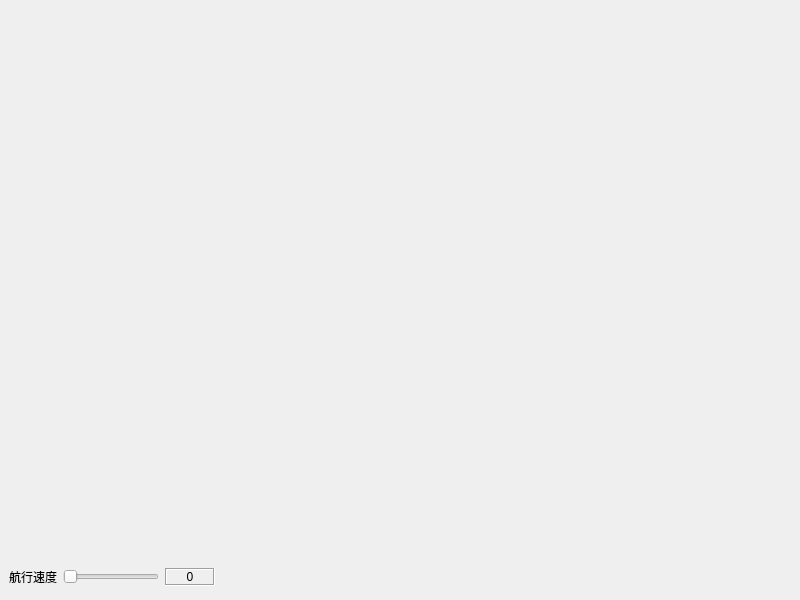
<?xml version="1.0" encoding="UTF-8"?>
<ui version="4.0">
 <class>frmFlightASI</class>
 <widget class="QWidget" name="frmFlightASI">
  <property name="geometry">
   <rect>
    <x>0</x>
    <y>0</y>
    <width>800</width>
    <height>600</height>
   </rect>
  </property>
  <property name="windowTitle">
   <string>Form</string>
  </property>
  <widget class="FlightASI" name="flightASI">
   <property name="enabled">
    <bool>false</bool>
   </property>
   <property name="geometry">
    <rect>
     <x>9</x>
     <y>9</y>
     <width>256</width>
     <height>192</height>
    </rect>
   </property>
   <property name="frameShape">
    <enum>QFrame::NoFrame</enum>
   </property>
   <property name="frameShadow">
    <enum>QFrame::Plain</enum>
   </property>
   <property name="verticalScrollBarPolicy">
    <enum>Qt::ScrollBarAlwaysOff</enum>
   </property>
   <property name="horizontalScrollBarPolicy">
    <enum>Qt::ScrollBarAlwaysOff</enum>
   </property>
   <property name="interactive">
    <bool>false</bool>
   </property>
  </widget>
  <widget class="QWidget" name="widget" native="true">
   <property name="geometry">
    <rect>
     <x>9</x>
     <y>564</y>
     <width>206</width>
     <height>27</height>
    </rect>
   </property>
   <layout class="QGridLayout" name="gridLayout">
    <property name="leftMargin">
     <number>0</number>
    </property>
    <property name="topMargin">
     <number>0</number>
    </property>
    <property name="rightMargin">
     <number>0</number>
    </property>
    <property name="bottomMargin">
     <number>0</number>
    </property>
    <item row="0" column="1">
     <widget class="QSlider" name="sliderAirspeed">
      <property name="orientation">
       <enum>Qt::Horizontal</enum>
      </property>
     </widget>
    </item>
    <item row="0" column="0">
     <widget class="QLabel" name="labAirspeed">
      <property name="text">
       <string>航行速度</string>
      </property>
     </widget>
    </item>
    <item row="0" column="2">
     <widget class="QLabel" name="labAirspeedValue">
      <property name="minimumSize">
       <size>
        <width>50</width>
        <height>0</height>
       </size>
      </property>
      <property name="frameShape">
       <enum>QFrame::Box</enum>
      </property>
      <property name="frameShadow">
       <enum>QFrame::Sunken</enum>
      </property>
      <property name="text">
       <string>0</string>
      </property>
      <property name="alignment">
       <set>Qt::AlignCenter</set>
      </property>
     </widget>
    </item>
   </layout>
  </widget>
 </widget>
 <customwidgets>
  <customwidget>
   <class>FlightASI</class>
   <extends>QGraphicsView</extends>
   <header>flightasi.h</header>
  </customwidget>
 </customwidgets>
 <resources/>
 <connections/>
</ui>
